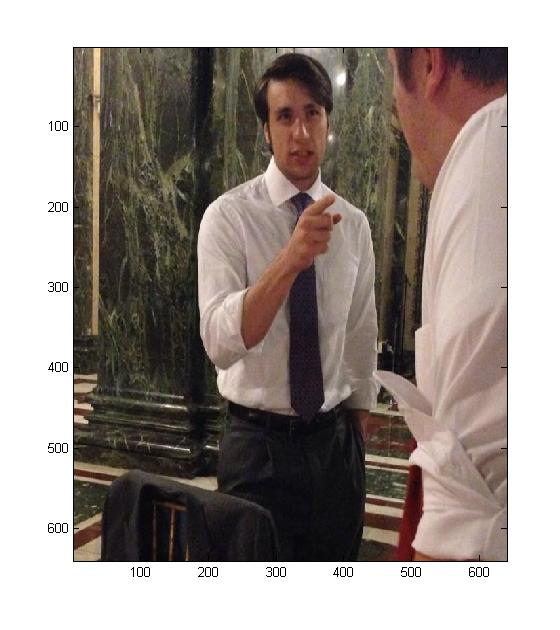
%> input picture Assignment2 Part1/img1.jpg, 560 x 630 px
$ octave --eval "result = edgeFilter(imread('Assignment2 Part1/img1.jpg'));"   (GNU Octave 9; MATLAB toolbox functions it lacks are replaced by stand-ins)
%> lines starting %> are read from the running program, lines starting %| are printed output that depends on the picture
function edgefiltered = edgeFilter(img)

gaussianFilter = fspecial('gaussian',[15 15], 2);
Gsmoothed = imfilter(img, gaussianFilter, 'replicate');
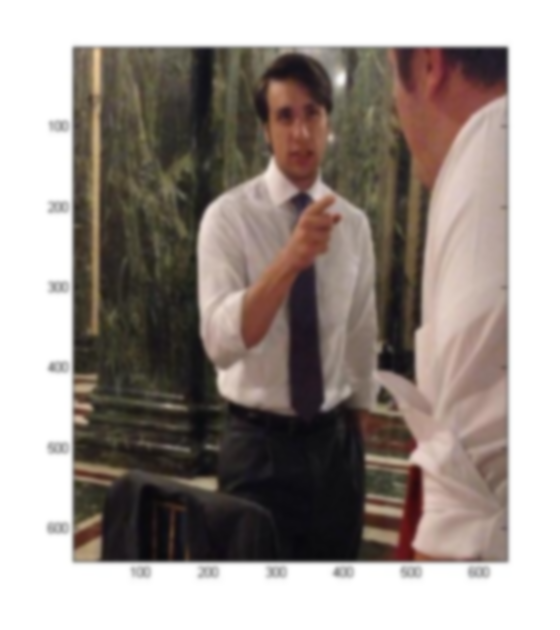
%> Gsmoothed: size 630x560x3 uint8; mean R, G, B 156.4, 146.9, 141.3; mean of the top-left, top-right, bottom-left and bottom-right quarters 147.7, 155.9, 137.1, 152.2
edgefiltered = Gsmoothed-img;
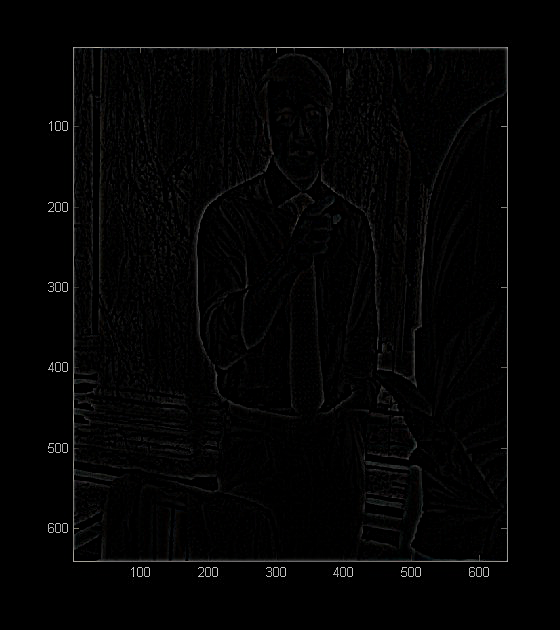
%> edgefiltered: size 630x560x3 uint8; mean R, G, B 3.5, 3.5, 3.5
for i = 1:size(edgefiltered(:))
    if(edgefiltered(i)<0)
        edgefiltered(i)=0;
    end
end
end
